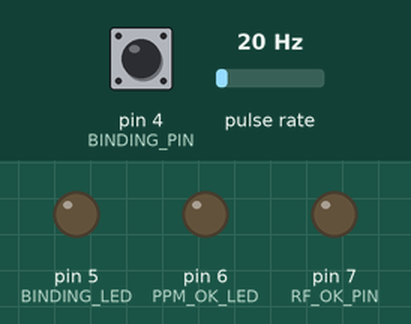
This sketch was run on a simulated Arduino Uno, built with avr-gcc and run on an emulated ATmega328P. Shown: output pins drawn as LEDs (lit = HIGH). Wiring (inferred from the names in the program): pulse sensor: data pin 8. Dashed ring = blinking. The test bench sets the inputs (shaded band); at power-on: pulse rate 20 Hz, pin 4 (BINDING_PIN) HIGH. What the sketch prints to the serial monitor is not drawn.

Above: at 1.9 s.
2.0 s: pulse rate (sensor on pin 8) set to 50 Hz
At 3.8 s:
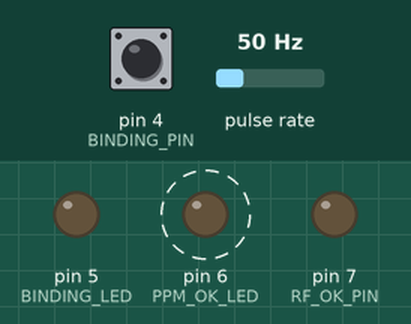
5.0 s: pulse rate (sensor on pin 8) set to 4 Hz
At 5.5 s:
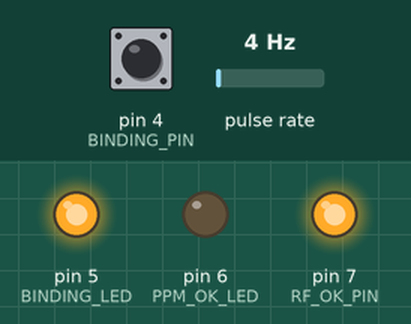
8.0 s: pulse rate (sensor on pin 8) set to 0 Hz
At 8.6 s:
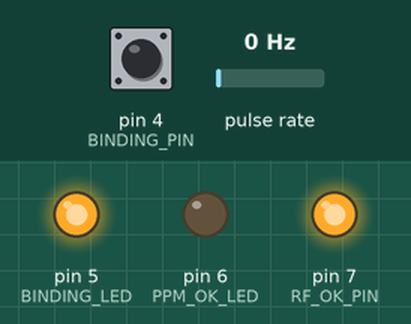
11.0 s: pulse rate (sensor on pin 8) set to 100 Hz
At 11.5 s:
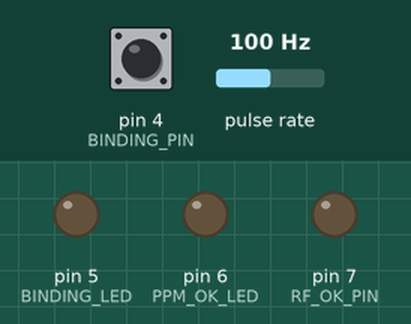
Timing chart, 0 to 15.0 s (numbered marks = the images above; inputs shaded):
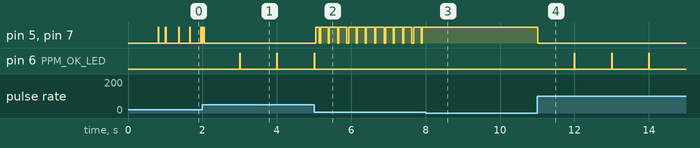

The sketch:

PPMtoDSM_RDS8000.ino
```cpp
// (licence header left out)
/* #include "WProgram.h"*/                  // ***GEÄNDERT UJ***
#include <avr/interrupt.h>

#define DE_BUG                              // Change this to #define DEBUG if needed

typedef enum {
    NULL_ST = -1, NOT_SYNCHED, ACQUIRING, READY, FAILSAFE
} State_t;

#define TICKS_PER_uS      1                 // number of timer ticks per 1 microsecond with prescaler = 8 and CPU 8MHz
#define MAX_CHANNELS      8                 // maximum number of channels we can store, don't increase this above 8
#define MIN_IN_PULSE  ( 750 * TICKS_PER_uS) // valid pulse must be at least   750us
#define MAX_IN_PULSE  (2250 * TICKS_PER_uS) // valid pulse must be less than 2250us
#define SYNC_GAP_LEN  (5000 * TICKS_PER_uS) // we assume a space at least 5000us is sync
#define VALID_FRAMES     10                 // must have this many consecutive valid frames to transition to the ready state.

#define DSM2_CHANNELS      8                // Max number of DSM2 Channels transmitted
#define BINDING_PIN        4                // Pin used to bind
#define BINDING_LED        5                // Pin used for Binding in process LED
#define PPM_OK_LED         6                // Pin used for PPM Ok signal LED
#define RF_OK_PIN          7                // Pin used for RF Ok signal
#define GREEN_LED          6                // Pin used for board LED
#define FLASH_LED        250                // LED flash interval in ms

static int Pulses[  MAX_CHANNELS + 1];      // array holding channel pulses width value in microseconds
static int Failsafe[MAX_CHANNELS + 1];      // array holding channel fail safe values
static byte ChannelNum;                     // number of channels detected so far in the frame (first channel is 1)
static byte ChannelCnt;                     // the total number of channels detected in a complete frame
static State_t State;                       // this will be one of the following states: Null, Not_Synched, Acquiring, Ready, Failsafe
static byte stateCount;                     // counts the number of times this state has been repeated

static byte DSM2_Header[2];
static byte DSM2_Channel[DSM2_CHANNELS*2] = {0x00,0xAA,0x05,0xFF,0x09,0xFF,0x0D,0xFF,0x13,0x54,0x14,0xAA};
static byte DSM2_Sent = 0;
static byte ChanIndex[] = {3,2,1,4,5,6,7,8};    //PPM to DSM2 Channel Mapping Table - Sanwa RDS8000 to Blade mCPX2
//static byte ChanIndex[] = {3,2,1,4,5,6,7,8};  //Channel Mapping Table Graupner MX-16
static byte count;
static int pulse;

/* ---------- ---------- ---------- Sync ---------- ---------- ---------- */
static void processSync() {                 // sync pulse was detected so reset the channel to first and update the system state
  Pulses[0] = ICR1 / TICKS_PER_uS;          // save the sync pulse duration for debugging
  if(State == READY) {
    if( ChannelNum != ChannelCnt)           // if the number of channels is unstable, go into failsafe
      State = FAILSAFE;
  }
  else {
    if(State == NOT_SYNCHED) {
      State = ACQUIRING;                    // this is the first sync pulse, we need one more to fill the channel data array
      stateCount = 0;
    } else {
      if( State == ACQUIRING) {
        if(++stateCount > VALID_FRAMES) {
          State = READY;                    // this is the second sync and all channel data is ok so flag that channel data is valid
          ChannelCnt = ChannelNum;          // save the number of channels detected
        }
      } else
        if( State == FAILSAFE) {
          if(ChannelNum == ChannelCnt)      // did we get good pulses on all channels?
            State = READY;
        }
    }
  }
  ChannelNum = 0;                           // reset the channel counter
}

/* ---------- ---------- ---------- Interrupt ---------- ---------- ---------- */
ISR(TIMER1_OVF_vect) {
  if(State == READY) {
    State = FAILSAFE;                       // use fail safe values if signal lost
    ChannelNum = 0;                         // reset the channel count
  }
}

ISR(TIMER1_CAPT_vect) {                     // we want to measure the time to the end of the pulse
  TCNT1 = 0;                                // reset the counter
  if(ICR1 >= SYNC_GAP_LEN)                  // is the space between pulses big enough to be the SYNC
    processSync();
  else
    if(ChannelNum < MAX_CHANNELS) {         // check if its a valid channel pulse and save it
      if((ICR1 >= MIN_IN_PULSE) && (ICR1 <= MAX_IN_PULSE))  // check for valid channel data
        Pulses[++ChannelNum] = ICR1 / TICKS_PER_uS;         // store pulse length as microseconds
      else
        if(State == READY) {
          State = FAILSAFE;                 // use fail safe values if input data invalid
          ChannelNum = 0;                   // reset the channel count
        }
    }
}

/* ---------- ---------- ---------- Class ---------- ---------- ---------- */
class PPM_Decode {

public:
  PPM_Decode() {                            // Constructor
    // empty
  }

  void begin() {
    pinMode(8, INPUT);                      // Timer1 interrupt handler uses pin 8 as input, do not change it
    ChannelNum = 0;
    State   = NOT_SYNCHED;
    TCCR1A  = 0x00;                         // COM1A1=0, COM1A0=0 => Disconnect Pin OC1 from Timer/Counter 1
                                            // PWM11=0,  PWM10=0 => PWM Operation disabled
//  TCCR1B = (1<<ICES1) | (1<<CS11);        // capture using rising edge,  prescaler = 8
    TCCR1B = (1<<CS11);                     // capture using falling edge, prescaler = 8
                                            // 8MHz clock with prescaler 8 means TCNT1 increments every 1 uS
    TIMSK1 = _BV(ICIE1)|_BV (TOIE1);        // enable input capture and overflow interrupts for timer 1
    for(byte ch = 1; ch <= MAX_CHANNELS; ch++) {
      Failsafe[ch] = Pulses[ch] = 1500;     // set midpoint as default values for pulses and failsafe
    }
    Failsafe[3] = Pulses[3] = 1100;         // set channel 3 failsafe pulse width to min throttle
  }

  State_t getState() {
    return State;
  }

  byte getChannelCnt() {
    return ChannelCnt;
  }

  void  setFailsafe(byte ch, int value) {   // pulse width to use if invalid data, value of 0 uses last valid data
    if((ch > 0) && (ch <= MAX_CHANNELS))
      Failsafe[ch] = value;
  }

  void  setFailsafe() {                     // setFailsafe with no arguments sets failsafe for all channels to their current values
    if(State == READY)                      // useful to capture current tx settings as failsafe values
      for(byte ch = 1; ch <= MAX_CHANNELS; ch++)
        Failsafe[ch] = Pulses[ch];
  }

  int getChannelData(uint8_t channel) {     // this is the access function for channel data
    int result = 0;                         // default value
    if(channel <= MAX_CHANNELS)  {
      if((State == FAILSAFE) && (Failsafe[channel] > 0 ))
        result = Failsafe[channel];         // return the channels failsafe value if set and State is Failsafe
      else
        if((State == READY) || (State == FAILSAFE)) {
          cli();                            // disable interrupts
          result = Pulses[channel];         // return the last valid pulse width for this channel
          sei();                            // enable interrupts
        }
    }
    return result;
  }
};

PPM_Decode Receiver = PPM_Decode();

void setup() {
  delay(100);
  #ifdef DEBUG
  Serial.begin(115200);                     // print values on the screen
  #else
  Serial.begin(125000);                     // closest speed for DSM2 module, otherwise it won't work
  #endif
  Receiver.begin();
  pinMode(BINDING_PIN, INPUT);
  pinMode(BINDING_LED, OUTPUT);
  pinMode(PPM_OK_LED,  OUTPUT);
  pinMode(RF_OK_PIN,   OUTPUT);
  pinMode(GREEN_LED,   OUTPUT);
  delay(100);
  DSM2_Header[0] = 0x80;
  DSM2_Header[1] = 0;
  digitalWrite(BINDING_LED, HIGH);          // turn on the binding LED
  while(digitalRead(BINDING_PIN) == LOW) {  // if bind button pressed at the power up
    if(millis()%FLASH_LED > FLASH_LED/2)
      digitalWrite(BINDING_LED, HIGH);      // flash binding LED
    else
      digitalWrite(BINDING_LED, LOW);
    sendDSM2();
    delay(20);
  }
  digitalWrite(BINDING_LED,LOW);            // turn off the binding LED
  DSM2_Header[0] = 0;
  count = 50;
  while(Receiver.getState() != READY && count-- > 0) // wait 5 sec or until PPM data is stable and ready
    delay(100);
}

void loop() {
  if(millis()%(FLASH_LED*4) < FLASH_LED/16)
    digitalWrite(GREEN_LED, HIGH);          // flash the board LED - we are alive
  else
    digitalWrite(GREEN_LED, LOW);
  if(Receiver.getState() == READY) {        // if PPM is ready
    if(millis()%(FLASH_LED*4) < FLASH_LED/16)
      digitalWrite(PPM_OK_LED, HIGH);       // flash the PPM OK LED
    else
      digitalWrite(PPM_OK_LED, LOW);
    digitalWrite(BINDING_LED, LOW);         // turn off binding LED
    digitalWrite(RF_OK_PIN, LOW);           // turn on RF OK LED in the radio
  } else {
    digitalWrite(BINDING_LED, HIGH);        // turn on binding LED
    digitalWrite(PPM_OK_LED, LOW);          // turn off the PPM OK LED
    digitalWrite(RF_OK_PIN, HIGH);          // turn off RF OK LED in the radio, alarm will sound
  }
  if(Receiver.getState() == READY || Receiver.getState() == FAILSAFE) {
    if(ChannelNum == 0 || ChannelNum == ChannelCnt) {   // during sync pulse or in failsafe
      if(DSM2_Sent == 0) {                  // if DSM2 frame is not sent yet
        for (byte i=0; i<DSM2_CHANNELS; i++) { // get receiver data
          pulse = Receiver.getChannelData(ChanIndex[i]) - 1000;
          pulse = constrain(pulse, 0, 0x3FF);
          DSM2_Channel[i*2]   = (byte)(i<<2) | highByte(pulse);
          DSM2_Channel[i*2+1] = lowByte(pulse);
        }
        sendDSM2();                         // send frame
        DSM2_Sent = 1;                      // frame sent flag
      } else {
        if(Receiver.getState() == FAILSAFE) {
          delay(20);                        // in case of failsafe
          DSM2_Sent = 0;                    // reset flag after delay
        }
      }
    } else {
      if(ChannelNum == 1)                   // after first channel is received
        DSM2_Sent = 0;                      // reset flag for the next frame
    }
  }
}

#ifndef DEBUG
void sendDSM2() {
    Serial.write(DSM2_Header, 2);
    Serial.write(DSM2_Channel, DSM2_CHANNELS*2);
}

#else
void sendDSM2() {
    Serial.print(DSM2_Header[0], HEX);
    Serial.print("   ");
    Serial.print(DSM2_Header[1], HEX);
    Serial.print("   ");
    for(byte i=0; i < DSM2_CHANNELS; i++) { // print channels 1 to 6 in Hex and Dec
      serialPrintHex(DSM2_Channel[i*2]);
      Serial.print(" ");
      serialPrintHex(DSM2_Channel[i*2+1]);
      Serial.print(" (");
      Serial.print((DSM2_Channel[i*2]&0x03)<<8 | DSM2_Channel[i*2+1], DEC);
      Serial.print(")  ");
    }
    Serial.print(Receiver.getChannelData(7), DEC);  // channel 7
    Serial.print("  ");
    Serial.print(Receiver.getChannelData(8), DEC);  // channel 8
    Serial.print("  ");
    Serial.print(Receiver.getChannelData(0), DEC);  // sync pulse length
    Serial.print("  ");
    Serial.println(" ");
    delay(200);
}

void serialPrintHex(byte b) {
    byte b1 = (b >> 4) & 0x0F;
    byte b2 = (b & 0x0F);
    char c1 = (b1 < 10) ? ('0' + b1) : 'A' + b1 - 10;
    char c2 = (b2 < 10) ? ('0' + b2) : 'A' + b2 - 10;
    Serial.print(c1);
    Serial.print(c2);
}
#endif
```

Measured:
- after the input at 2.0 s, pin 5 (BINDING_LED), pin 7 (RF_OK_PIN): goes on until 2.0 s, then stays LOW
- after the input at 5.0 s, pin 5 (BINDING_LED), pin 7 (RF_OK_PIN): LOW → HIGH at once, then repeats every 0.24 s: LOW 0.03 s, HIGH 0.20 s; pin 6 (PPM_OK_LED): goes on until 5.0 s, then stays LOW
- after the input at 8.0 s, pin 5 (BINDING_LED), pin 7 (RF_OK_PIN): stops changing and stays HIGH
- after the input at 11.0 s, pin 5 (BINDING_LED), pin 7 (RF_OK_PIN): HIGH → LOW at once; pin 6 (PPM_OK_LED): alternates HIGH for 0.02 s and LOW for 0.99 s, starting after 1.0 s
- by itself, pin 6 (PPM_OK_LED): alternates HIGH for 0.01 s and LOW for 0.99 s
